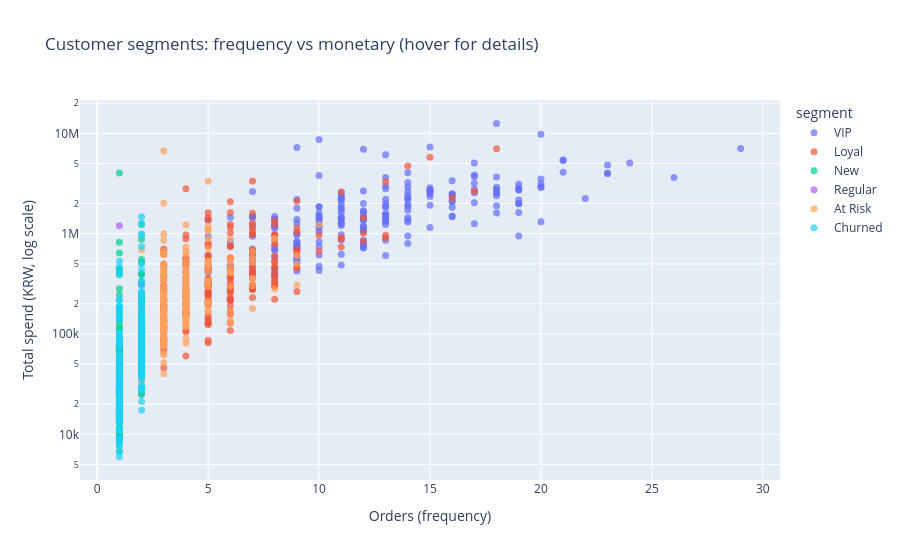

Notebook code cell kept with this figure:
### Code cell
# 차트 7: 인터랙티브 산점도 - 고객 세그먼트 (고객 1명 = 점 1개)
# customer_id를 열로 꺼낸다
rfm_plot = rfm.reset_index()

# 점 차트를 만든다
fig = px.scatter(
    # 그릴 데이터
    rfm_plot,
    # 가로축: 주문 횟수
    x="frequency",
    # 세로축: 총 구매 금액
    y="monetary",
    # 세그먼트별로 색을 다르게 한다
    color="segment",
    # 범례 순서를 고정한다
    category_orders={"segment": SEGMENT_ORDER},
    # 올리면 보이는 값
    hover_data=["customer_id", "recency", "r_score", "f_score", "m_score"],
    # 금액 차이가 커서 세로축을 로그 눈금으로 본다
    log_y=True,
    # 차트 제목
    title="Customer segments: frequency vs monetary (hover for details)",
    # 축 이름
    labels={"frequency": "Orders (frequency)", "monetary": "Total spend (KRW, log scale)"},
)

# 점 크기와 투명도
fig.update_traces(marker=dict(size=7, opacity=0.7))

# HTML 파일로 저장한다
save_html(fig, "rfm_segments_scatter.html")

# 노트북에 보여준다
fig.show()

# 세그먼트별 주문 횟수와 구매 금액의 중앙값
# 세그먼트별 중앙값을 정해 둔 순서로 보여준다
rfm.groupby("segment")[["frequency", "monetary"]].median().loc[SEGMENT_ORDER]

### Figure 1 — Plotly figure (JSON) as saved in the notebook; plotly's stock layout.template omitted (floating-point values rounded to 4 significant figures; data arrays with more than 128 entries replaced by an {"elided": "..."} marker saying what was removed)
{"data": [{"customdata": {"elided": "208x5 mixed values"}, "hovertemplate": "segment=VIP<br>Orders (frequency)=%{x}<br>Total spend (KRW, log scale)=%{y}<br>customer_id=%{customdata[0]}<br>recency=%{customdata[1]}<br>r_score=%{customdata[2]}<br>f_score=%{customdata[3]}<br>m_score=%{customdata[4]}<extra></extra>", "legendgroup": "VIP", "marker": {"color": "#636efa", "opacity": 0.7, "size": 7, "symbol": "circle"}, "mode": "markers", "name": "VIP", "orientation": "v", "showlegend": true, "type": "scatter", "x": {"elided": "208 int values"}, "xaxis": "x", "y": {"elided": "208 float values"}, "yaxis": "y"}, {"customdata": {"elided": "222x5 mixed values"}, "hovertemplate": "segment=Loyal<br>Orders (frequency)=%{x}<br>Total spend (KRW, log scale)=%{y}<br>customer_id=%{customdata[0]}<br>recency=%{customdata[1]}<br>r_score=%{customdata[2]}<br>f_score=%{customdata[3]}<br>m_score=%{customdata[4]}<extra></extra>", "legendgroup": "Loyal", "marker": {"color": "#EF553B", "opacity": 0.7, "size": 7, "symbol": "circle"}, "mode": "markers", "name": "Loyal", "orientation": "v", "showlegend": true, "type": "scatter", "x": {"elided": "222 int values"}, "xaxis": "x", "y": {"elided": "222 float values"}, "yaxis": "y"}, {"customdata": {"elided": "155x5 mixed values"}, "hovertemplate": "segment=New<br>Orders (frequency)=%{x}<br>Total spend (KRW, log scale)=%{y}<br>customer_id=%{customdata[0]}<br>recency=%{customdata[1]}<br>r_score=%{customdata[2]}<br>f_score=%{customdata[3]}<br>m_score=%{customdata[4]}<extra></extra>", "legendgroup": "New", "marker": {"color": "#00cc96", "opacity": 0.7, "size": 7, "symbol": "circle"}, "mode": "markers", "name": "New", "orientation": "v", "showlegend": true, "type": "scatter", "x": {"elided": "155 int values"}, "xaxis": "x", "y": {"elided": "155 float values"}, "yaxis": "y"}, {"customdata": [["C00021", 157, 3, 2, 3], ["C00083", 83, 3, 2, 2], ["C00140", 183, 3, 2, 1], ["C00217", 125, 3, 2, 1], ["C00325", 156, 3, 2, 2], ["C00372", 195, 3, 2, 2], ["C00493", 190, 3, 2, 3], ["C00539", 152, 3, 2, 2], ["C00553", 194, 3, 2, 2], ["C00578", 214, 3, 2, 2], ["C00719", 126, 3, 2, 2], ["C00846", 214, 3, 2, 2], ["C00853", 171, 3, 2, 2], ["C00879", 225, 3, 2, 3], ["C00940", 218, 3, 2, 5]], "hovertemplate": "segment=Regular<br>Orders (frequency)=%{x}<br>Total spend (KRW, log scale)=%{y}<br>customer_id=%{customdata[0]}<br>recency=%{customdata[1]}<br>r_score=%{customdata[2]}<br>f_score=%{customdata[3]}<br>m_score=%{customdata[4]}<extra></extra>", "legendgroup": "Regular", "marker": {"color": "#ab63fa", "opacity": 0.7, "size": 7, "symbol": "circle"}, "mode": "markers", "name": "Regular", "orientation": "v", "showlegend": true, "type": "scatter", "x": [2, 2, 2, 2, 2, 2, 2, 2, 2, 2, 2, 2, 2, 2, 1], "xaxis": "x", "y": [313700.0, 55000.0, 46000.0, 54800.0, 86800.0, 73300.0, 183600.0, 62400.0, 104200.0, 115200.0, 96500.0, 99900.0, 107500.0, 148300.0, 1199000.0], "yaxis": "y"}, {"customdata": {"elided": "170x5 mixed values"}, "hovertemplate": "segment=At Risk<br>Orders (frequency)=%{x}<br>Total spend (KRW, log scale)=%{y}<br>customer_id=%{customdata[0]}<br>recency=%{customdata[1]}<br>r_score=%{customdata[2]}<br>f_score=%{customdata[3]}<br>m_score=%{customdata[4]}<extra></extra>", "legendgroup": "At Risk", "marker": {"color": "#FFA15A", "opacity": 0.7, "size": 7, "symbol": "circle"}, "mode": "markers", "name": "At Risk", "orientation": "v", "showlegend": true, "type": "scatter", "x": {"elided": "170 int values"}, "xaxis": "x", "y": {"elided": "170 float values"}, "yaxis": "y"}, {"customdata": {"elided": "230x5 mixed values"}, "hovertemplate": "segment=Churned<br>Orders (frequency)=%{x}<br>Total spend (KRW, log scale)=%{y}<br>customer_id=%{customdata[0]}<br>recency=%{customdata[1]}<br>r_score=%{customdata[2]}<br>f_score=%{customdata[3]}<br>m_score=%{customdata[4]}<extra></extra>", "legendgroup": "Churned", "marker": {"color": "#19d3f3", "opacity": 0.7, "size": 7, "symbol": "circle"}, "mode": "markers", "name": "Churned", "orientation": "v", "showlegend": true, "type": "scatter", "x": {"elided": "230 int values"}, "xaxis": "x", "y": {"elided": "230 float values"}, "yaxis": "y"}], "layout": {"legend": {"title": {"text": "segment"}, "tracegroupgap": 0}, "title": {"text": "Customer segments: frequency vs monetary (hover for details)"}, "xaxis": {"anchor": "y", "domain": [0.0, 1.0], "title": {"text": "Orders (frequency)"}}, "yaxis": {"anchor": "x", "domain": [0.0, 1.0], "title": {"text": "Total spend (KRW, log scale)"}, "type": "log"}}}
